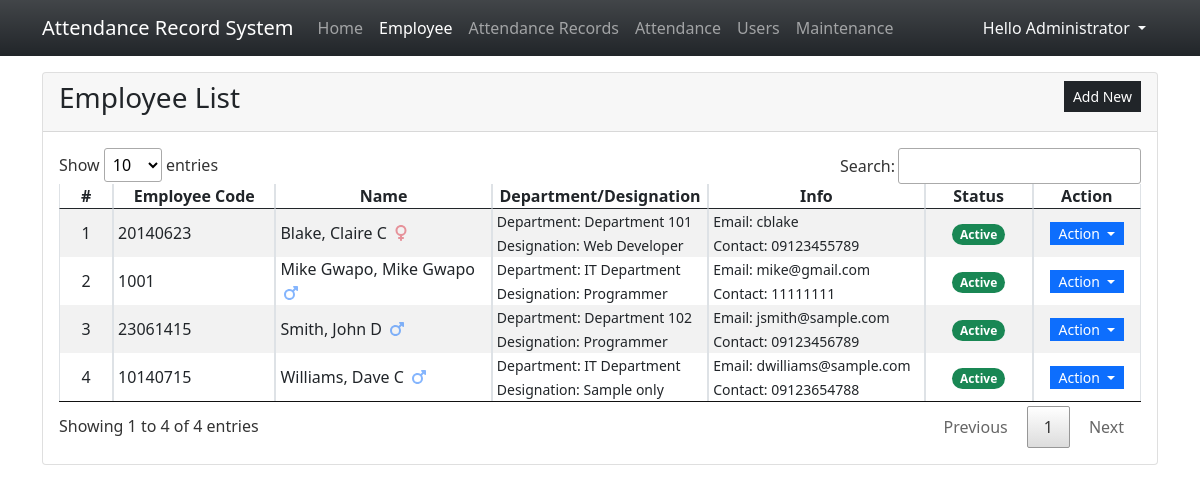
Page /?page=employees (signed in) on the committed database.
### tables this page shows
CREATE TABLE employee_list (
            `employee_id` INTEGER NOT NULL PRIMARY KEY AUTOINCREMENT,
            `employee_code` TEXT NOT NULL,
            `firstname` TEXT NOT NULL,
            `middlename` TEXT NULL,
            `lastname` TEXT NOT NULL,
            `gender` TEXT NOT NULL,
            `department_id` INTEGER NULL,
            `designation_id` INTEGER NULL,
            `contact` TEXT NOT NULL,
            `email` TEXT NOT NULL,
            `status` INTEGER NOT NULL DEFAULT 1,
            `date_created` TIMESTAMP DEFAULT CURRENT_TIMESTAMP,
            `date_updated` TIMESTAMP NULL,
            FOREIGN KEY(`department_id`) REFERENCES `department_list`(`department_id`) ON DELETE SET NULL,
            FOREIGN KEY(`designation_id`) REFERENCES `designation_list`(`designation_id`) ON DELETE SET NULL
        );

CREATE TABLE department_list (
            `department_id` INTEGER NOT NULL PRIMARY KEY AUTOINCREMENT,
            `name` TEXT NOT NULL,
            `status` INTEGER NOT NULL DEFAULT 1,
            `date_created` TIMESTAMP DEFAULT CURRENT_TIMESTAMP
        );

CREATE TABLE designation_list (
            `designation_id` INTEGER NOT NULL PRIMARY KEY AUTOINCREMENT,
            `name` TEXT NOT NULL,
            `status` INTEGER NOT NULL DEFAULT 1,
            `date_created` TIMESTAMP DEFAULT CURRENT_TIMESTAMP
        );

### employees.php (the view, shortened to what this page needs)
<div class="card">
    <div class="card-header d-flex justify-content-between">
        <h3 class="card-title">Employee List</h3>
        <div class="card-tools align-middle">
            <button class="btn btn-dark btn-sm py-1 rounded-0" type="button" id="create_new">Add New</button>
        </div>
    </div>
    <div class="card-body">
        <table class="table table-hover table-striped table-bordered">
            <colgroup>
                <col width="5%">
                <col width="15%">
                <col width="20%">
                <col width="20%">
                <col width="20%">
                <col width="10%">
                <col width="10%">
            </colgroup>
            <thead>
                <tr>
                    <th class="text-center p-0">#</th>
                    <th class="text-center p-0">Employee Code</th>
                    <th class="text-center p-0">Name</th>
                    <th class="text-center p-0">Department/Designation</th>
                    <th class="text-center p-0">Info</th>
                    <th class="text-center p-0">Status</th>
                    <th class="text-center p-0">Action</th>
                </tr>
            </thead>
            <tbody>
                <?php
                $sql = "SELECT e.*,(e.lastname || ', ' || e.firstname || ' ' || e.middlename) as `name`,d.name as dept, dd.name as desg FROM `employee_list`e INNER JOIN `department_list` d on e.department_id = d.department_id inner join `designation_list` dd on e.designation_id = dd.designation_id  order by `name` asc";
                $qry = $conn->query($sql);
                $i = 1;
                    while($row = $qry->fetchArray()):
                ?>
                <tr>
                    <td class="text-center p-0"><?php echo $i++; ?></td>
                    <td class="py-0 px-1"><?php echo $row['employee_code'] ?></td>
                    <td class="py-0 px-1"><?php echo $row['name'] ?>
                    <?php if($row['gender'] == "Male"): ?>
                        <span class="fa fa-mars mx-1 text-primary opacity-50" title="Male"></span>
                    <?php else: ?>
                        <span class="fa fa-venus mx-1 text-danger opacity-50" title="Female"></span>
                    <?php endif; ?>
                    </td>
                    <td class="py-0 px-1">
                        <small>Department: <?php echo $row['dept'] ?></small><br>
                        <small>Designation: <?php echo $row['desg'] ?></small>
                    </td>
                    <td class="py-0 px-1">
                        <small>Email: <?php echo $row['email'] ?></small><br>
                        <small>Contact: <?php echo $row['contact'] ?></small>
                    </td>
                    <td class="py-0 px-1 text-center">
                    <?php if($row['status'] == 1): ?>
                        <span class="badge bg-success rounded-pill">Active</span>
                    <?php else: ?>
                        <span class="badge bg-danger rounded-pill">Inactive</span>
                    <?php endif; ?>
                    </td>
                    <th class="text-center py-0 px-1">
                        <div class="btn-group" role="group">
                            <button id="btnGroupDrop1" type="button" class="btn btn-primary dropdown-toggle btn-sm rounded-0 py-0" data-bs-toggle="dropdown" aria-expanded="false">
                            Action
                            </button>
                        </div>
                    </th>
                </tr>
                <?php endwhile; ?>
            </tbody>
        </table>
    </div>
</div>

### index.php (shortened to what this page needs)
<?php
$page = isset($_GET['page']) ? $_GET['page'] : 'home';
?>
<!DOCTYPE html>
<html lang="en">
<head>
    <link rel="stylesheet" href="Font-Awesome-master/css/all.min.css">
    <link rel="stylesheet" href="css/bootstrap.min.css">
    <link rel="stylesheet" href="DataTables/datatables.min.css">
</head>
<body>
    <main>
    <nav class="navbar navbar-expand-lg navbar-dark bg-dark bg-gradient" id="topNavBar">
        <div class="container">
            <a class="navbar-brand" href="#">
            Attendance Record System
            </a>
            <div class="collapse navbar-collapse" id="navbarNav">
                <ul class="navbar-nav">
                    <li class="nav-item">
                        <a class="nav-link <?php echo ($page == 'home')? 'active' : '' ?>" aria-current="page" href="./">Home</a>
                    </li>
                    <li class="nav-item">
                        <a class="nav-link <?php echo ($page == 'employees')? 'active' : '' ?>" aria-current="page" href="./?page=employees">Employee</a>
                    </li>
                    <li class="nav-item">
                        <a class="nav-link <?php echo ($page == 'attendance_list')? 'active' : '' ?>" href="./?page=attendance_list">Attendance Records</a>
                    </li>
                    <li class="nav-item">
                        <a class="nav-link " href="./attendance.php" target="_blank">Attendance</a>
                    </li>
                    <?php if($_SESSION['type'] == 1): ?>
                    <li class="nav-item">
                        <a class="nav-link <?php echo ($page == 'users')? 'active' : '' ?>" aria-current="page" href="./?page=users">Users</a>
                    </li>
                    <li class="nav-item">
                        <a class="nav-link" href="./?page=maintenance">Maintenance</a>
                    </li>
                    <?php endif; ?>
                </ul>
            </div>
            <div>
            <div class="dropdown">
                <button class="btn btn-secondary dropdown-toggle bg-transparent  text-light border-0" type="button" id="dropdownMenuButton1" data-bs-toggle="dropdown" aria-expanded="false">
                    Hello <?php echo $_SESSION['fullname'] ?>
                </button>
            </div>
            </div>
        </div>
    </nav>
    <div class="container py-3" id="page-container">
        <?php
            include $page.'.php';
        ?>
    </div>
    </main>
</body>
</html>

### index.php (style rules this page uses)
html,body { height:100%; width:100%; }
main { height:100%; display:flex; flex-flow:column; }
#page-container { flex: 1 1 auto; overflow:auto; }
#topNavBar { flex: 0 1 auto; }

### rows in the picture
employee_list: employee_code "20140623", name "Blake, Claire C", gender "Female" (drawn), department.name "Department 101", designation.name "Web Developer", email "cblake", contact "09123455789", status "Active"
employee_list: employee_code "1001", name "Mike Gwapo, Mike Gwapo", gender "Male" (drawn), department.name "IT Department", designation.name "Programmer", email "mike@gmail.com", contact "11111111", status "Active"
employee_list: employee_code "23061415", name "Smith, John D", gender "Male" (drawn), department.name "Department 102", designation.name "Programmer", email "jsmith@sample.com", contact "09123456789", status "Active"
employee_list: employee_code "10140715", name "Williams, Dave C", gender "Male" (drawn), department.name "IT Department", designation.name "Sample only", email "dwilliams@sample.com", contact "09123654788", status "Active"

### other values in the picture
$_SESSION['fullname'] "Administrator"
